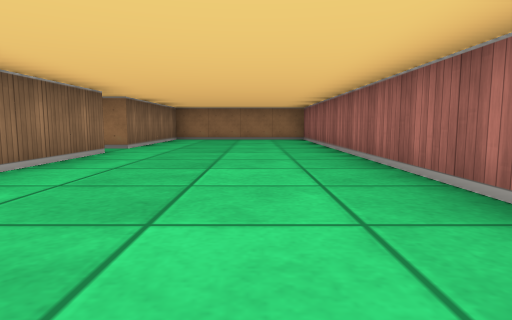
view 1 (above)

18 first-person views from a walk through a cub3D maze. The camera is about half as high as the walls, tilts 6° down and sees 75° across. The floor is counted in squares. Each view is taken from the middle of a square. On the plan, view 1 faces up. The plan holds only what a view shows up to about 9 squares ahead; the rest is blank.

view 2
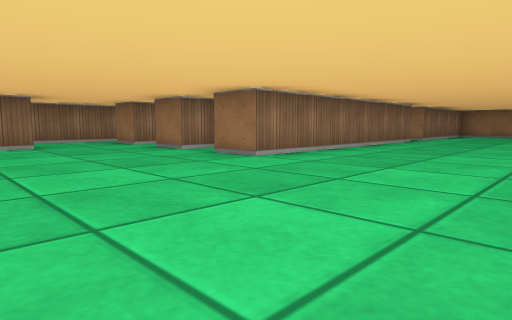

view 3
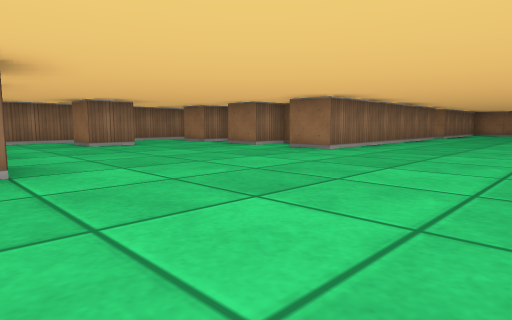

view 4
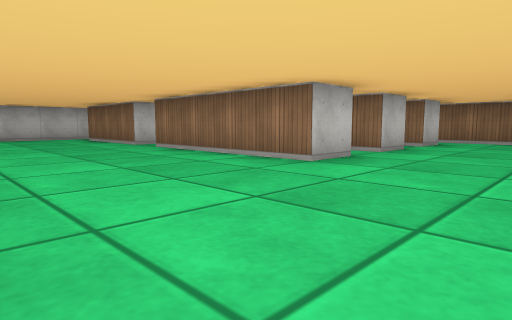

view 5
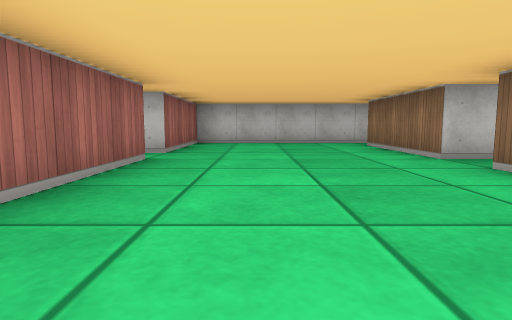

view 6
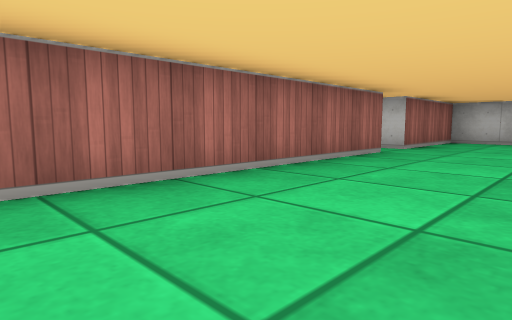

view 7
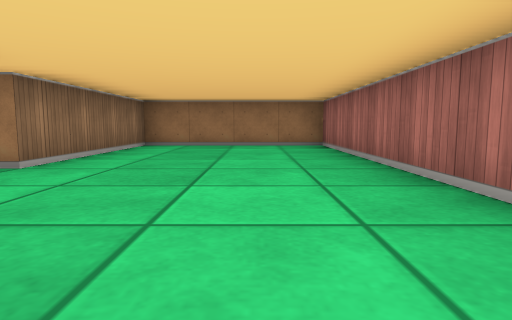

view 8
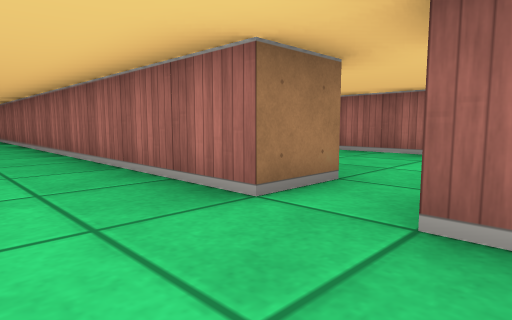

view 9
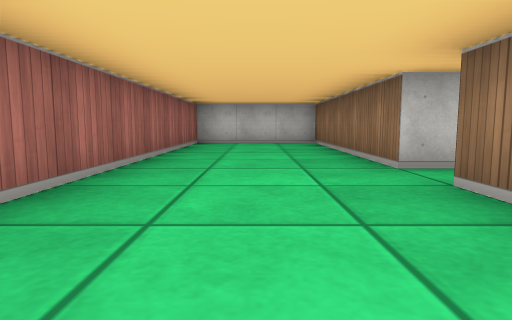

view 10
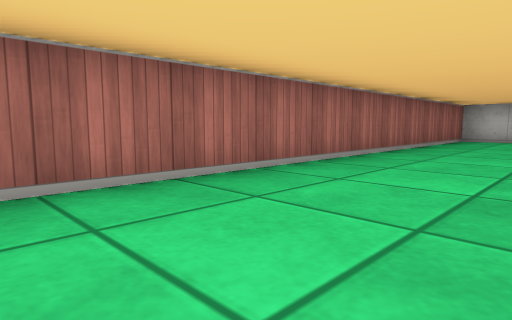

view 11
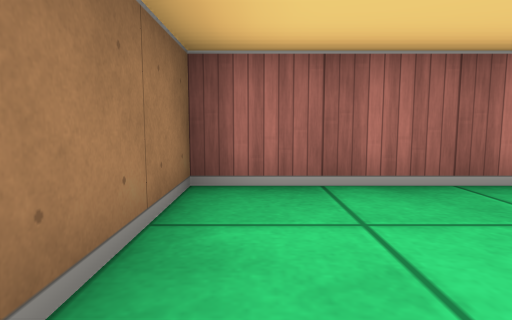

view 12
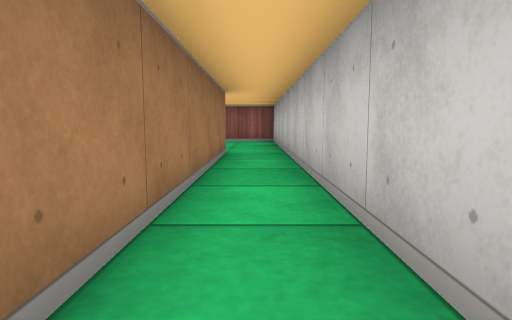

view 13
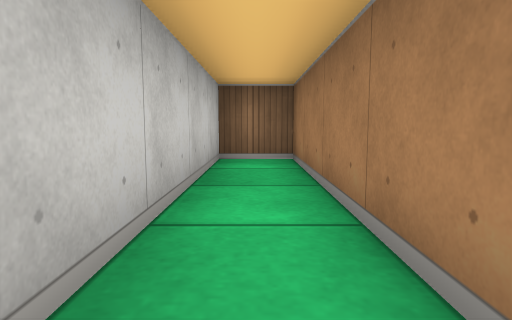

view 14
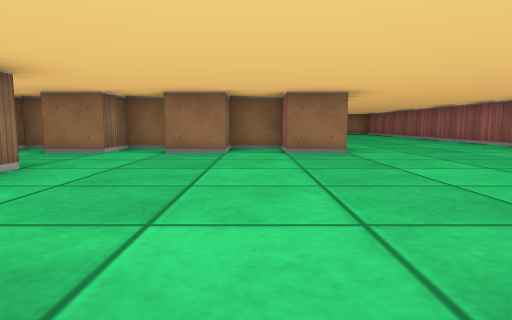

view 15
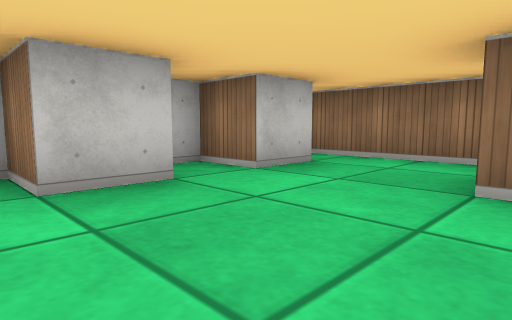

view 16
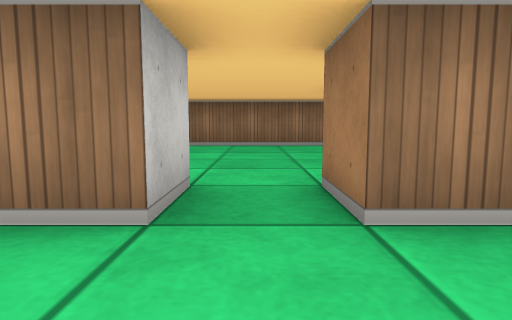

view 17
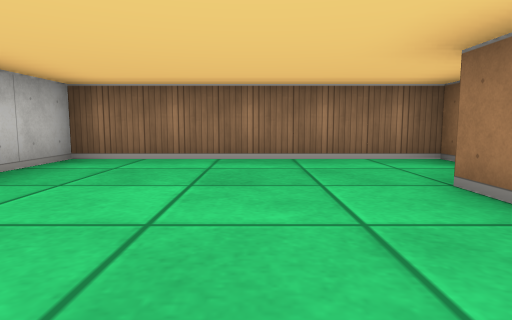

view 18
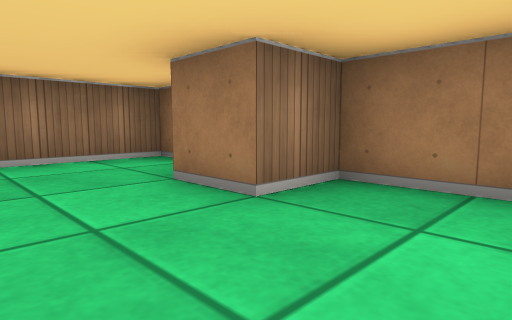

### Floor plan
Points are (right, up) in squares from view 1. A wall is a line through its corners. A room is listed if a view was taken in it or the views show most of it. See-through windows are left out.
Room 1 (views 1, 2, 3, 4, 5, 6, 7, 8, 12, 13, 14, 15, 16)
walls: (-3.6, -5.5) (-2.5, -5.5) (-2.5, -9.5); (1.9, -1.5) (2.5, -1.5); (-5.6, -5.5) (-4.5, -5.5) (-4.5, -6.5); (-6.5, -2.4) (-6.5, -3.5) (-7.5, -3.5); (2.5, -0.5) (1.5, -0.5) (1.5, 10.5) (-2.5, 10.5) (-2.5, 6.5); (-5.8, 0.5) (-6.5, 0.5) (-6.5, -0.5) (-7.5, -0.5); (-7.6, -5.5) (-6.5, -5.5) (-6.5, -6.5) (-6, -6.5); (-8.5, 0.5) (-8.5, -6.2); (-2.5, -10.5) (-2.5, -13.5) (-8.5, -13.5) (-8.5, -14.5) (1.5, -14.5) (1.5, -11.5) (2, -11.5); (1.5, -10.6) (1.5, -5.2); (-2.5, 5.5) (-2.5, -0.5) (-3.5, -0.5) (-3.5, 0.5) (-4.5, 0.5) (-4.5, -0.5) (-5.5, -0.5)
ways out: opening at (2, -1) to room 2; opening at (-3, -10) to room 3; opening at (-3.5, 6); opening at (2, -11)
Room 2 (views 9, 10, 11)
walls: (2.5, -1.5) (2.5, -6.5) (5.5, -6.5) (5.5, 4.5) (3.5, 4.5); (2.5, 0.1) (2.5, -0.5)
ways out: opening at (2, -1) to room 1
Room 3 (views 17, 18)
walls: (-3.5, -10.5) (-2.5, -10.5); (-4.2, -7.5) (-5.5, -7.5) (-5.5, -8.5) (-6.5, -8.5); (-2.5, -9.5) (-3.5, -9.5); (-8.5, -7.4) (-8.5, -12.5) (-7.1, -12.5)
ways out: opening at (-3, -10) to room 1

Positions as (right, up) in squares from view 1, and headings:
1: (0, 0), facing up
2: (1, -4), facing up-left
3: (1, -6), facing up-left
4: (1, -3), facing down-left
5: (0, -6), facing down
6: (-1, -5), facing down-right
7: (0, 3), facing up
8: (0, -2), facing up-right
9: (4, 2), facing down
10: (3, 4), facing down-right
11: (3, 4), facing right
12: (-8, -14), facing right
13: (-4, -14), facing left
14: (-4, -6), facing up
15: (-4, -3), facing down-left
16: (-1, -10), facing left
17: (-4, -10), facing left
18: (-4, -10), facing up-left
